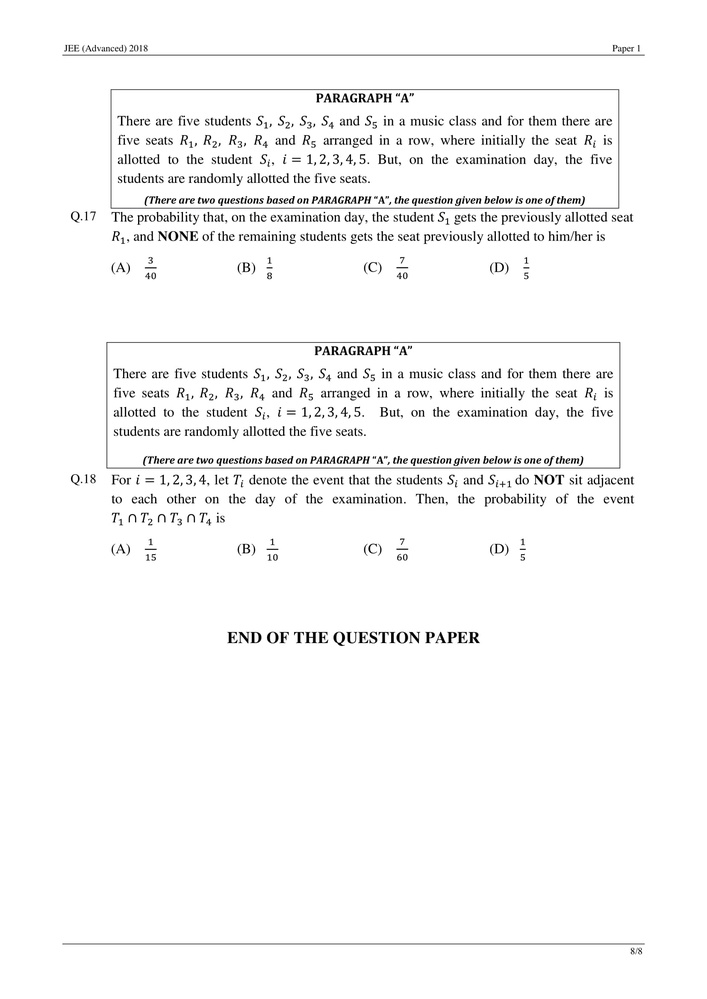
#> input picture paper1/32.jpg, 707 x 999 px, shrunk from 1654 x 2338 before the run
$ jupyter execute --allow-errors danvk.ipynb
#> lines starting #> are read from the running program, lines starting #| are printed output that depends on the picture; after the words box and inside, x2 and y2 are one past the last pixel; in counts of white or black regions, pixels touching at a corner belong together
#> further down, img is the input picture: shape (999, 707, 3); mean B, G, R 247.6, 247.6, 247.6
### bbox_finder.py
import cv2
import numpy as np
import matplotlib.pyplot as plt
import pandas as pd

def overlap(a,b):
    mid_a=[(a[0]+a[2])/2,(a[1]+a[3])/2]
    mid_b=[(b[0]+b[2])/2,(b[1]+b[3])/2]
    if(np.abs(mid_a[0]-mid_b[0])*2<(a[2]+b[2]-a[0]-b[0]+200) and np.abs(mid_a[1]-mid_b[1])*2<(a[3]+b[3]-a[1]-b[1])+20):
        return True
    return False

def iou(a,b):
    union=[0,0,0,0]
    union[0]=min(a[0],b[0])
    union[2]=max(a[2],b[2])
    union[1]=min(a[1],b[1])
    union[3]=max(a[3],b[3])
    return union
def combine_box_rec(box,array):
    if(len(array)==0):
        return box,array
    array = np.delete(array, np.flatnonzero((array == box).all(1)), axis=0)
    a=0

    for x in array:
        if(overlap(box,x)):
            a=1
            box=iou(box,x)
            array= np.delete(array, np.flatnonzero((array == x).all(1)), axis=0)
            break
    if(a==0):
        return box,array
    x,arr=combine_box_rec(box,array)
    return x,arr

def combine_box(arr):
    bbox=[]
    while True:
        val,arr=combine_box_rec(arr[0],arr)
        bbox.append(val)
        if(len(arr)==0):
            break
    return bbox
def extract_contours(img):
    gray=cv2.cvtColor(img,cv2.COLOR_BGR2GRAY)
    _,thresh = cv2.threshold(gray,150,255,cv2.THRESH_BINARY_INV)
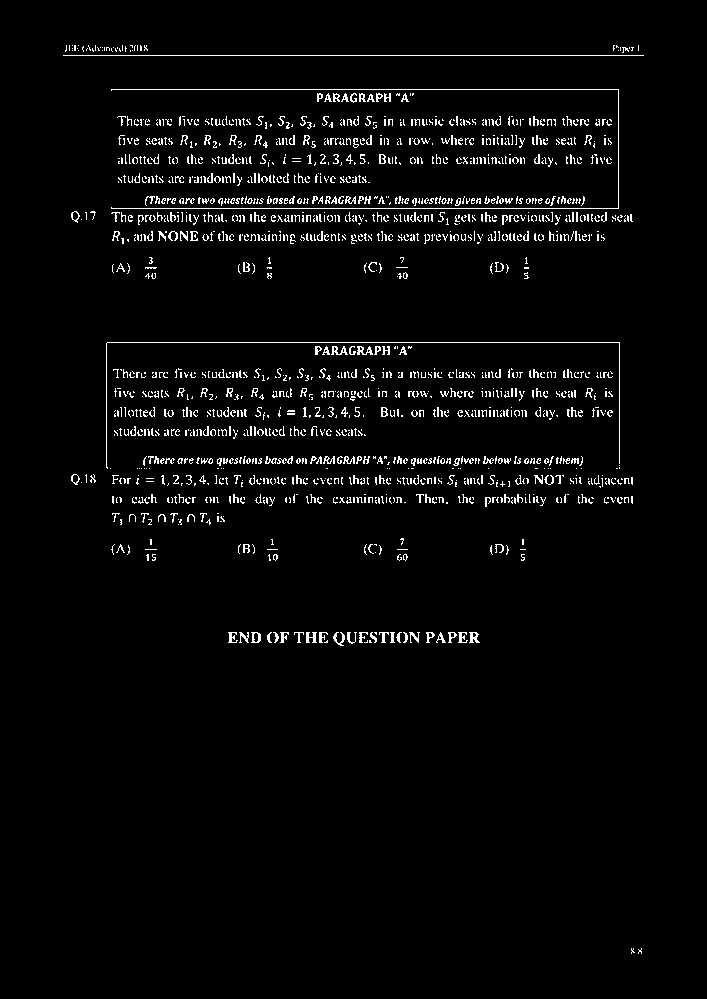
#> thresh: shape (999, 707); 3.1% white in thin lines or dots, all inside (x1, y1, x2, y2) = (63, 45, 644, 954)
    kernel = cv2.getStructuringElement(cv2.MORPH_CROSS,(3,3))
    dilated = cv2.dilate(thresh,kernel,iterations = 13)
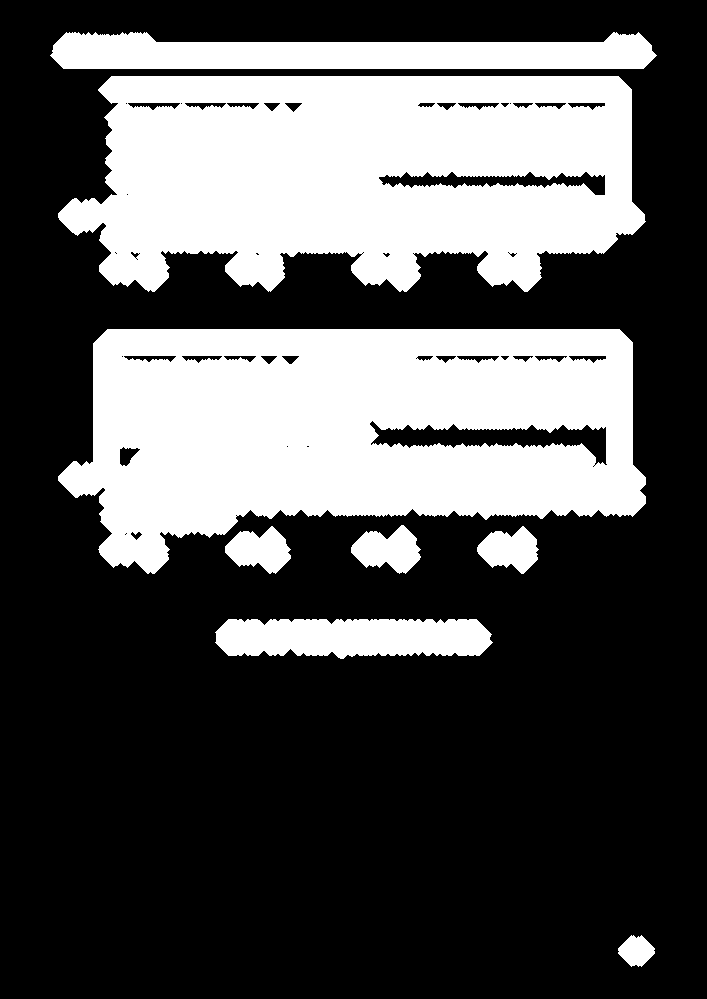
#> dilated: shape (999, 707); 32.9% white; 8 white regions
    contours, hierarchy = cv2.findContours(dilated,cv2.RETR_EXTERNAL,cv2.CHAIN_APPROX_NONE)
#> contours = 8 contours; box (x1, y1, x2, y2) and area: (58, 329, 646, 574) 105284, (58, 76, 646, 292) 101031, (50, 32, 657, 69) 16571, (215, 619, 493, 659) 9160, (351, 525, 421, 574) 2089, (225, 526, 291, 574) 1935, (477, 526, 539, 574) 1826, (618, 935, 655, 967) 753
    contour_list=[]
    last_box=None
    for contour in contours:
        [x,y,w,h]=cv2.boundingRect(contour)
        contour_list.append([x,y,x+w,y+h])
#> this loop made 8 passes
#> (x, y, w, h) on passes 1 to 8: (618, 935, 37, 32), (215, 619, 278, 40), (477, 526, 62, 48), (225, 526, 66, 48), (351, 525, 70, 49), (58, 329, 588, 245), (58, 76, 588, 216), (50, 32, 607, 37)
#> after the loop, contour_list = [[618, 935, 655, 967], [215, 619, 493, 659], [477, 526, 539, 574], [225, 526, 291, 574], [351, 525, 421, 574], [58, 329, 646, 574], [58, 76, 646, 292], [50, 32, 657, 69]]
    bbox=combine_box(np.array(contour_list))
#> the loop in combine_box, `while True:` made 4 passes
#> val on passes 1 to 2: [618, 935, 655, 967], [215, 619, 493, 659]
#> after the loop in combine_box, `while True:`: arr = empty array; bbox = [[618, 935, 655, 967], [215, 619, 493, 659], [58, 329, 646, 574], [50, 32, 657, 292]]
    n=1
    for x in bbox:
        cv2.rectangle(img,(x[0],x[1]),(x[2],x[3]),(255,0,255),2)
        font = cv2.FONT_HERSHEY_SIMPLEX
        cv2.putText(img,str(n),(x[0],x[1]), font, 4,(0,255,255),2,cv2.LINE_AA)
        n=n+1
#> this loop made 4 passes
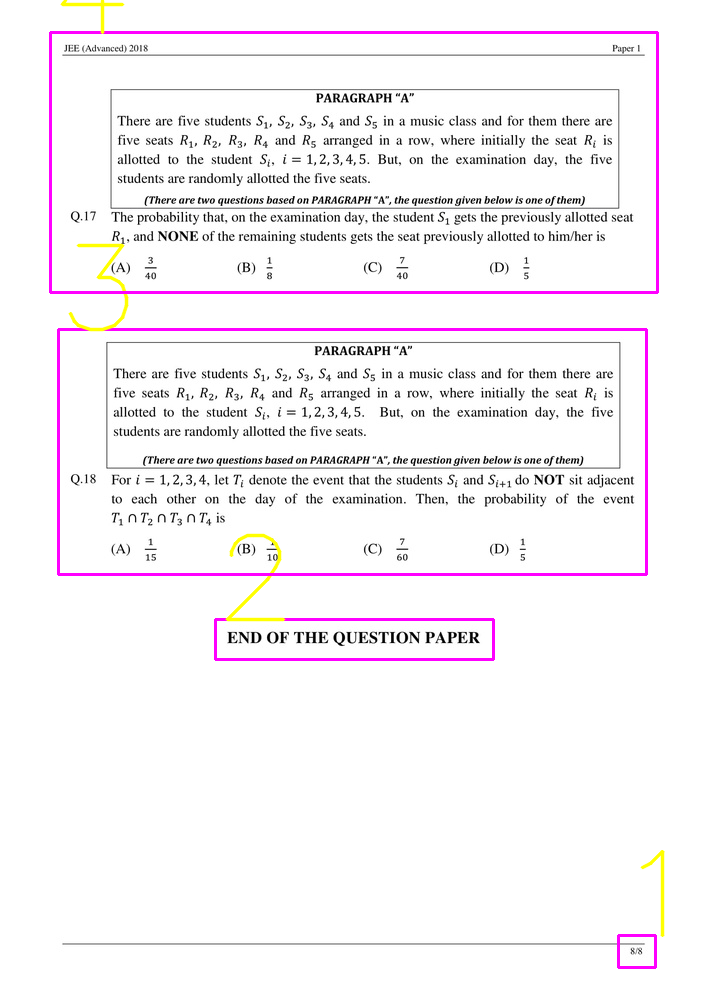
#> img: shape (999, 707, 3); 2.15% of pixels changed, all inside (x1, y1, x2, y2) = (49, 0, 665, 969)
#> after the loop, n = 5
    return img,pd.DataFrame(bbox)

### danvk.ipynb
[cell 1]
import cv2
import numpy as np
import matplotlib.pyplot as plt
import pandas as pd
plt.rcParams['figure.figsize']=(25,25)
import bbox_finder

[cell 2]
# [6 lines left out: function overlap, not called in this run]

[cell 3]
# [7 lines left out: function iou, not called in this run]

[cell 4]
# [16 lines left out: function combine_box_rec, not called in this run]

[cell 5]
# [8 lines left out: function combine_box, not called in this run]

[cell 6]
# [19 lines left out: function extract_contours, not called in this run]

[cell 7]
img=cv2.imread('./paper1/32.jpg')
countoured_img,bbox=bbox_finder.extract_contours(img)
#> bbox = table of 4 rows and 4 columns
plt.imshow(countoured_img)
bbox.columns=["xmin","ymin","xmax","ymax"]
bbox['img']="30.jpg"

$ run again, with paper1/07.jpg copied over paper1/32.jpg
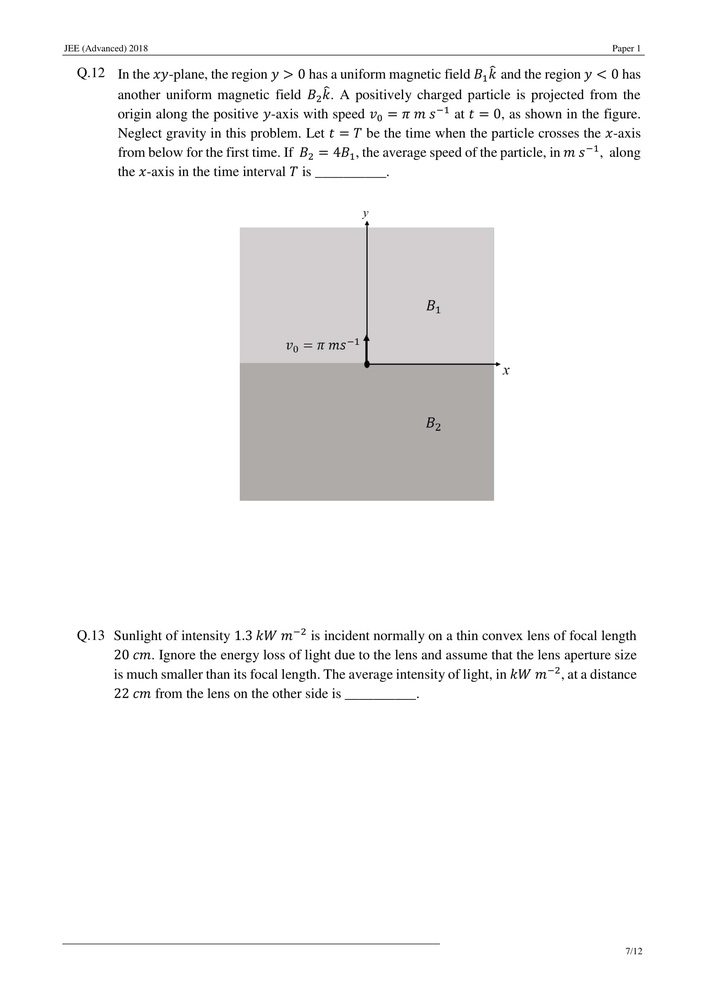
#> input picture paper1/07.jpg, 707 x 999 px, shrunk from 1654 x 2338 before the run
#> img is the input picture: shape (999, 707, 3); mean B, G, R 243.9, 244, 244.3
#> in extract_contours, `_,thresh = cv2.threshold(gray,150,255,cv2.THRESH_BINARY_INV)`:
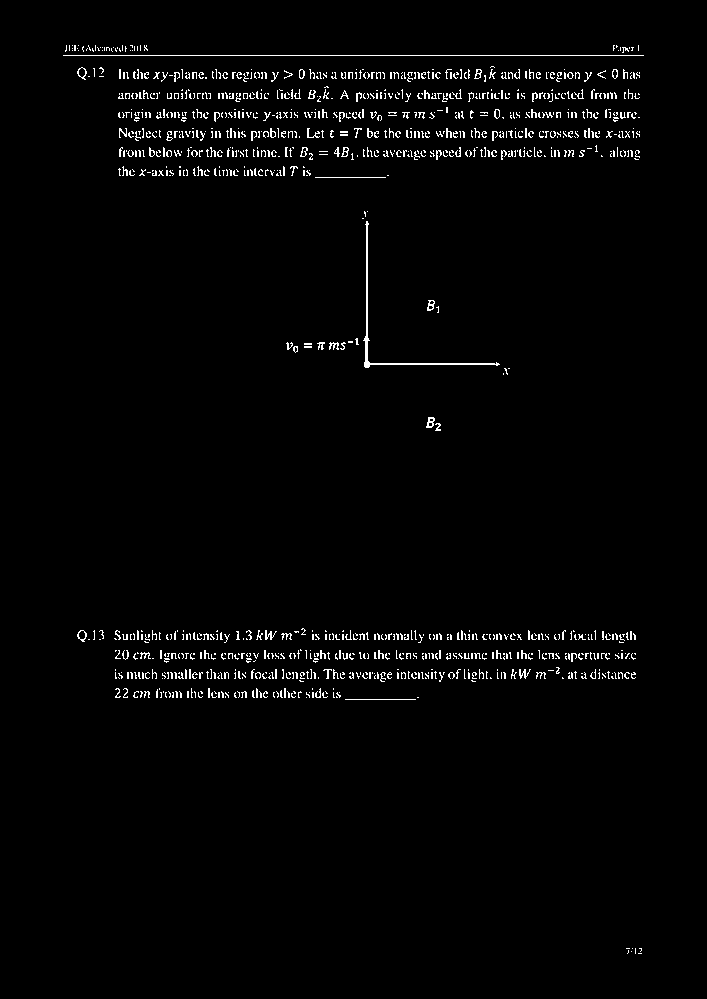
#> thresh: shape (999, 707); 2% white in thin lines or dots, all inside (x1, y1, x2, y2) = (63, 45, 644, 954)
#> dilated: shape (999, 707); 19.5% white; 6 white regions
#> contours = 6 contours; box (x1, y1, x2, y2) and area: (50, 32, 657, 191) 77167, (64, 615, 649, 713) 45050, (273, 198, 523, 388) 10697, (413, 404, 454, 444) 1002, (414, 287, 452, 326) 916, (613, 935, 655, 967) 886
#> the loop in extract_contours, `for contour in contours:` made 6 passes
#> (x, y, w, h) on passes 1 to 6: (613, 935, 42, 32), (64, 615, 585, 98), (413, 404, 41, 40), (414, 287, 38, 39), (273, 198, 250, 190), (50, 32, 607, 159)
#> after the loop in extract_contours, `for contour in contours:`: contour_list = [[613, 935, 655, 967], [64, 615, 649, 713], [413, 404, 454, 444], [414, 287, 452, 326], [273, 198, 523, 388], [50, 32, 657, 191]]
#> the loop in combine_box, `while True:` made 4 passes
#> val on passes 1 to 3: [613, 935, 655, 967], [64, 615, 649, 713], [413, 404, 454, 444]
#> after the loop in combine_box, `while True:`: arr = empty array; bbox = [[613, 935, 655, 967], [64, 615, 649, 713], [413, 404, 454, 444], [50, 32, 657, 388]]
#> the loop in extract_contours, `for x in bbox:` made 4 passes
#> after the loop in extract_contours, `for x in bbox:`:
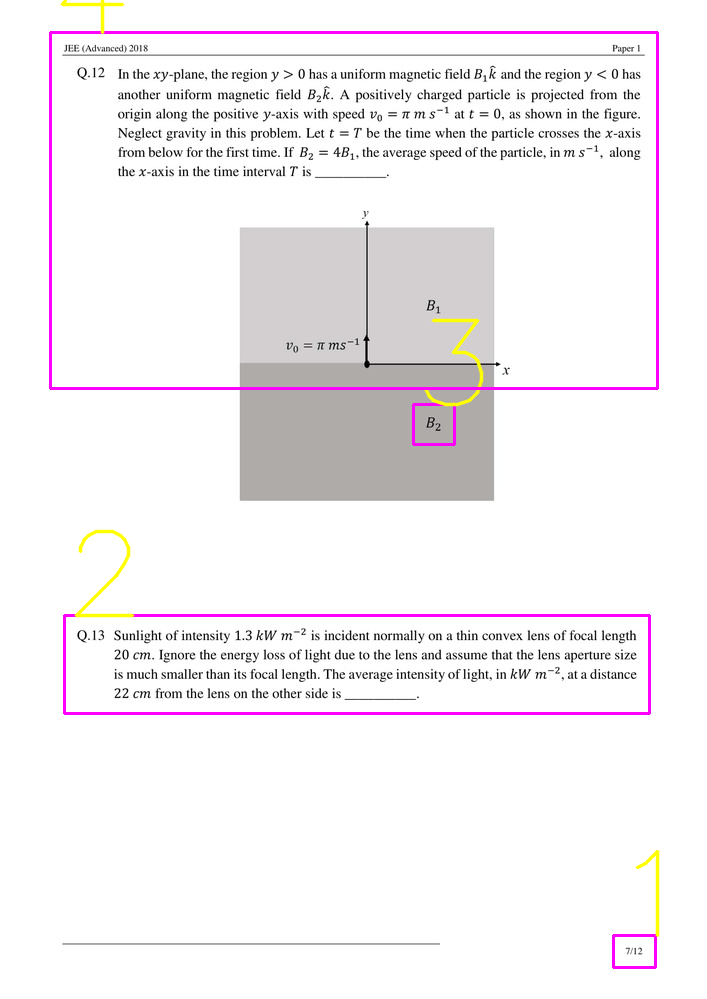
#> img: shape (999, 707, 3); 1.91% of pixels changed, all inside (x1, y1, x2, y2) = (49, 0, 660, 969)
#> after the loop in extract_contours, `for x in bbox:`: n = 5
#> `countoured_img,bbox=bbox_finder.extract_contours(img)`: bbox = table of 4 rows and 4 columns

$ run again, with paper1/01.jpg copied over paper1/32.jpg
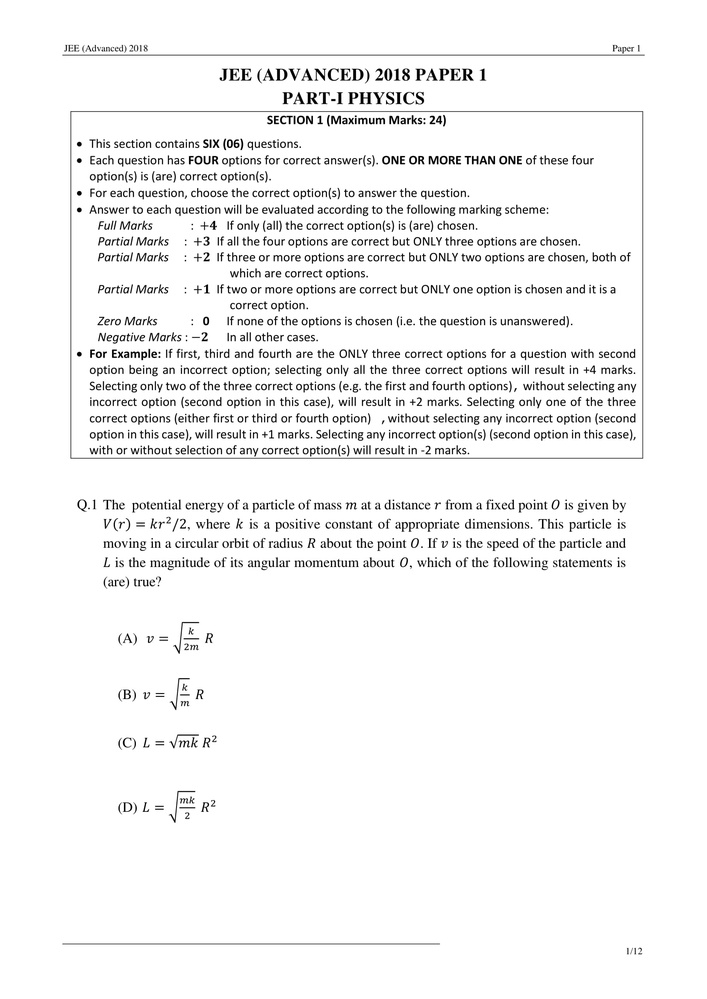
#> input picture paper1/01.jpg, 707 x 999 px, shrunk from 1654 x 2338 before the run
#> img is the input picture: shape (999, 707, 3); min 0, max 255, mean 244
#> in extract_contours, `_,thresh = cv2.threshold(gray,150,255,cv2.THRESH_BINARY_INV)`:
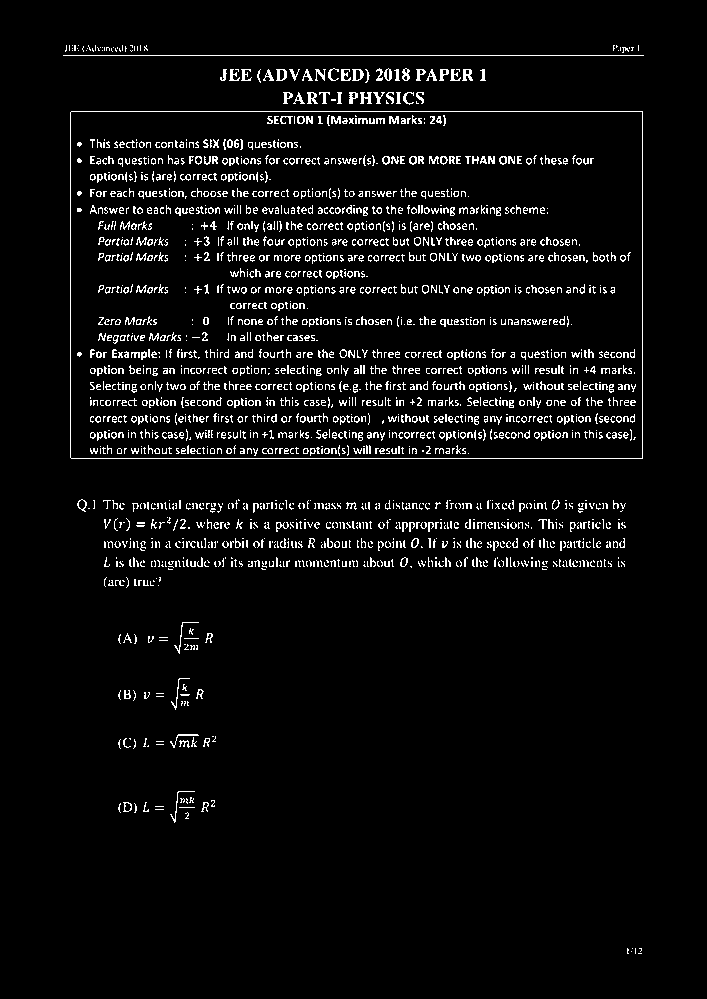
#> thresh: shape (999, 707); 4.9% white in thin lines or dots, all inside (x1, y1, x2, y2) = (63, 45, 644, 954)
#> dilated: shape (999, 707); 42.3% white; 5 white regions
#> contours = 5 contours; box (x1, y1, x2, y2) and area: (50, 32, 657, 472) 247073, (64, 486, 639, 601) 49884, (105, 609, 229, 762) 11186, (105, 778, 228, 836) 4110, (614, 935, 655, 967) 875
#> the loop in extract_contours, `for contour in contours:` made 5 passes
#> (x, y, w, h) on passes 1 to 5: (614, 935, 41, 32), (105, 778, 123, 58), (105, 609, 124, 153), (64, 486, 575, 115), (50, 32, 607, 440)
#> after the loop in extract_contours, `for contour in contours:`: contour_list = [[614, 935, 655, 967], [105, 778, 228, 836], [105, 609, 229, 762], [64, 486, 639, 601], [50, 32, 657, 472]]
#> the loop in combine_box, `while True:` made 4 passes
#> val on passes 1 to 2: [614, 935, 655, 967], [105, 778, 228, 836]
#> after the loop in combine_box, `while True:`: arr = empty array; bbox = [[614, 935, 655, 967], [105, 778, 228, 836], [64, 486, 639, 762], [50, 32, 657, 472]]
#> the loop in extract_contours, `for x in bbox:` made 4 passes
#> after the loop in extract_contours, `for x in bbox:`:
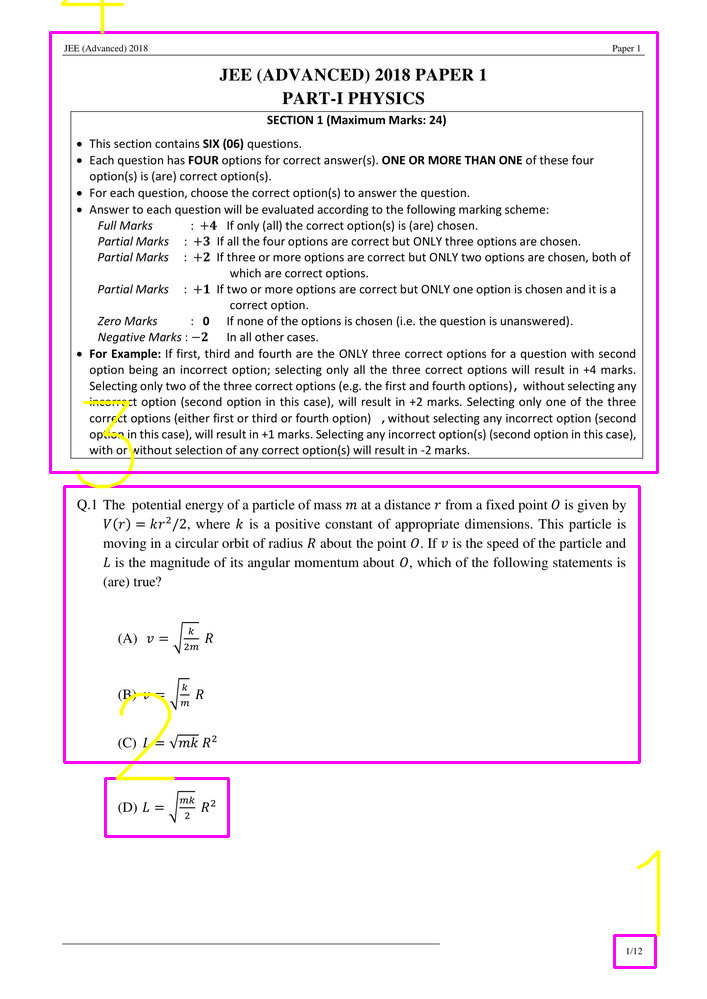
#> img: shape (999, 707, 3); 2.2% of pixels changed, all inside (x1, y1, x2, y2) = (49, 0, 661, 969)
#> after the loop in extract_contours, `for x in bbox:`: n = 5
#> `countoured_img,bbox=bbox_finder.extract_contours(img)`: bbox = table of 4 rows and 4 columns
